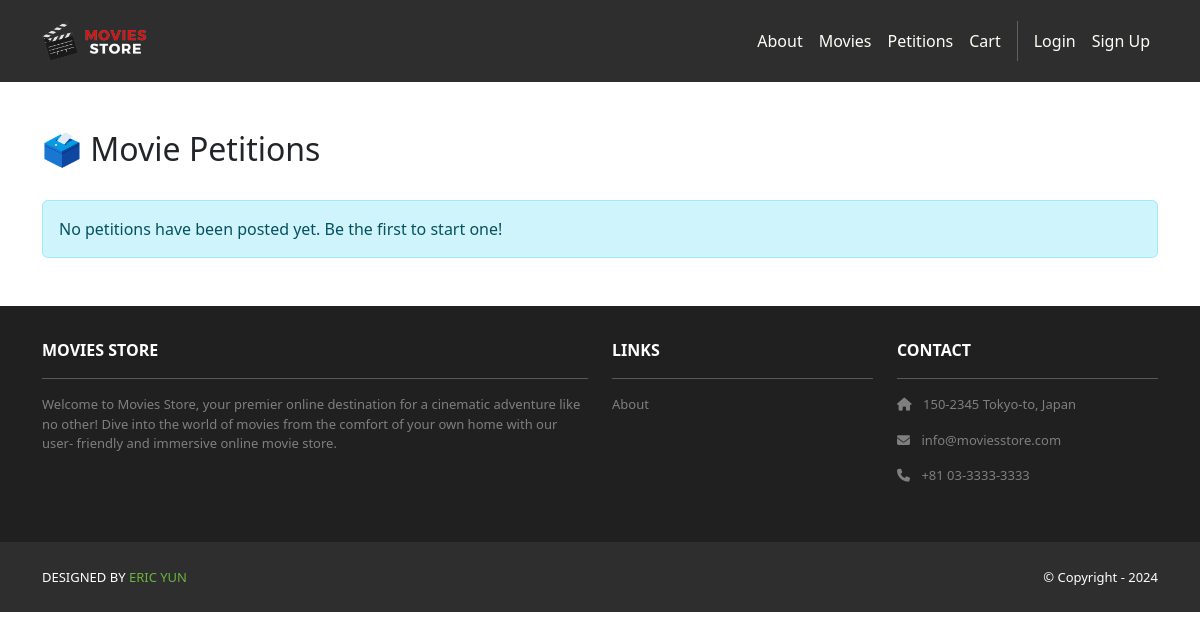
Before: /petitions/ with the older database file.
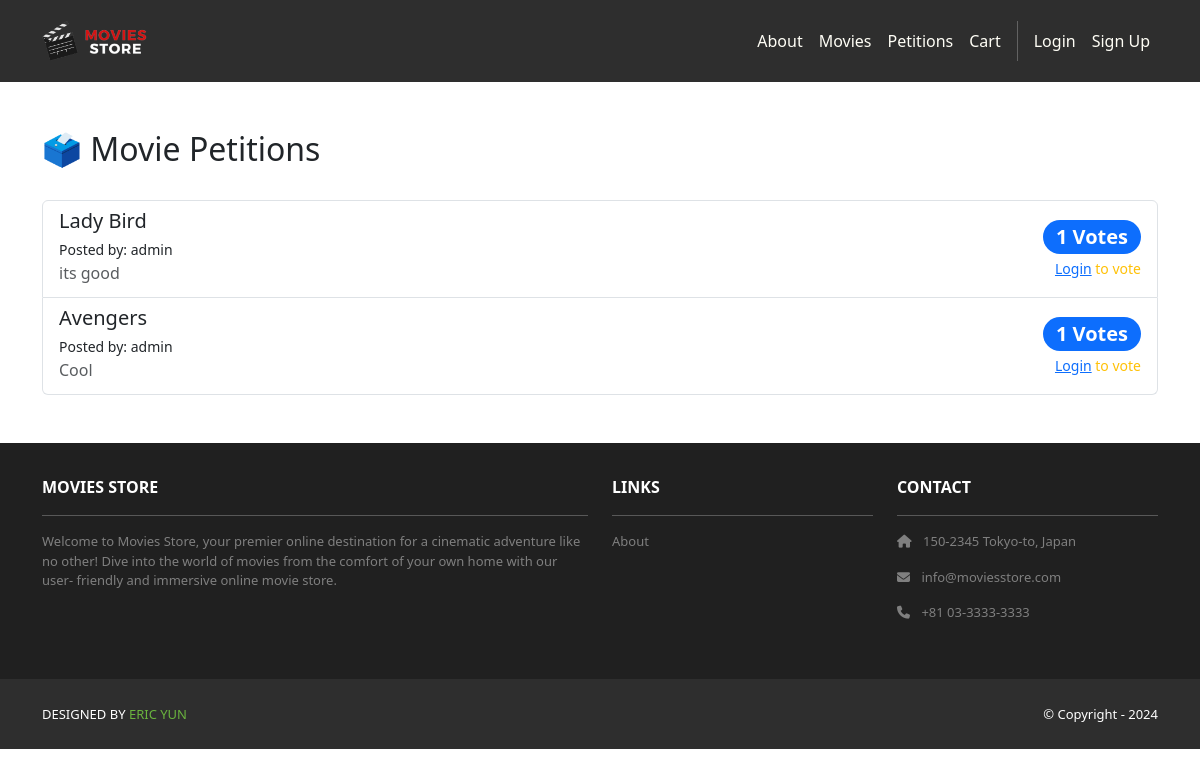
After: the same page with the newer database file.
### petitions/models.py (models this page shows, shortened)
class MoviePetition(models.Model):
    movie_title = models.CharField(max_length=255, unique=True)
    posted_by = models.ForeignKey(User, on_delete=models.CASCADE, related_name='petitions')
    created_at = models.DateTimeField(auto_now_add=True)
    description = models.TextField(blank=True, null=True)

### petitions/views.py (the view)
# urls.py: path('', views.index, name='cart.index'),
def index(request):
    template_data = {}
    template_data['title'] = 'Movie Petitions'
    petitions = MoviePetition.objects.annotate(
        vote_count=Count('votes')
    ).order_by('-vote_count', 'created_at')
    if request.user.is_authenticated:
        voted_petitions = request.user.vote_set.values_list('petition__id', flat=True)
        for petition in petitions:
            petition.has_voted = petition.id in voted_petitions
    template_data['petitions'] = petitions
    return render(request, 'petitions/index.html', {'template_data': template_data})

### petitions/templates/petitions/index.html (shortened to what this page needs)
{% extends "base.html" %}
{% block content %}
<div class="container my-5">
    <div class="d-flex justify-content-between align-items-center mb-4">
        <h2>🗳️ Movie Petitions</h2>
    </div>
    {% if template_data.petitions %}
        <div class="list-group">
            {% for petition in template_data.petitions %}
                <div class="list-group-item list-group-item-action d-flex justify-content-between align-items-center">
                    <div>
                        <h5 class="mb-1">{{ petition.movie_title }}</h5>
                        <small>Posted by: {{ petition.posted_by.username }}</small>
                        <p class="mb-1 text-muted">{{ petition.description|default:"No description provided." }}</p>
                    </div>
                    <div class="text-end">
                        <span class="badge bg-primary rounded-pill fs-5">{{ petition.vote_count }} Votes</span>
                        {% if user.is_authenticated %}
                            {% if petition.has_voted %}
                                <p class="text-success small mt-1 mb-0">You have voted!</p>
                            {% else %}
                                <a href="{% url 'petitions:vote' petition.id %}" class="btn btn-sm btn-outline-success mt-1">
                                    Vote
                                </a>
                            {% endif %}
                        {% else %}
                            <p class="text-warning small mt-1 mb-0"><a href="{% url 'accounts.login' %}">Login</a> to vote</p>
                        {% endif %}
                    </div>
                </div>
            {% endfor %}
        </div>
    {% else %}
        <div class="alert alert-info">
            No petitions have been posted yet. Be the first to start one!
        </div>
    {% endif %}
</div>
{% endblock content %}

Changed rows visible on the page:
added MoviePetition: movie_title "Lady Bird", posted_by.username "admin", description "its good", vote_count "1"
added MoviePetition: movie_title "Avengers", posted_by.username "admin", description "Cool", vote_count "1"
Other visible differences:
text no longer shown: "No petitions have been posted yet. Be the first to start one!"
